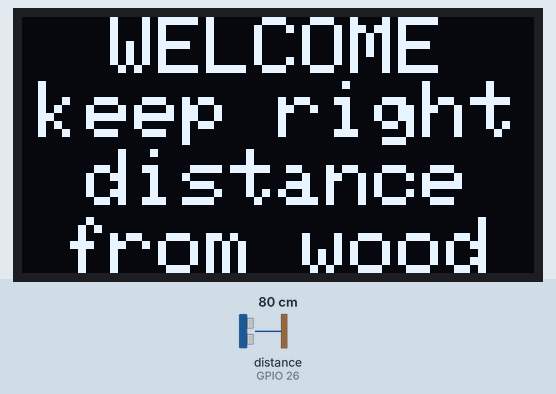
Recording of a sketch running on a simulated ESP32. Parts: 128×64 one-colour display. Wiring (inferred from the names in the program): ultrasonic range finder: trigger GPIO 25; echo GPIO 26. The inputs (shaded band) are chosen by the test bench; at power-on: distance to the obstacle (sensor on GPIO 26) 80 cm. The echo pulse lasts 58.3 µs per cm; what the sketch prints to the serial monitor is not drawn.

Above: at 4.1 s.
At 9.2 s:
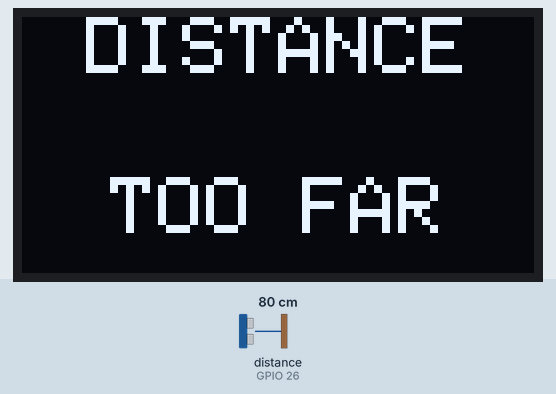
9.3 s: distance to the obstacle (sensor on GPIO 26) set to 16 cm
10.8 s: distance to the obstacle (sensor on GPIO 26) set to 13 cm
At 12.0 s:
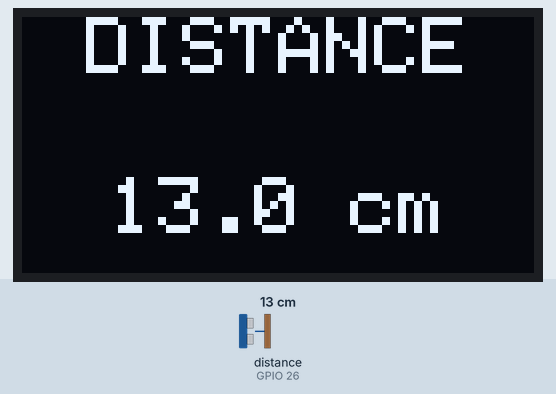
12.3 s: distance to the obstacle (sensor on GPIO 26) set to 2 cm
At 13.2 s:
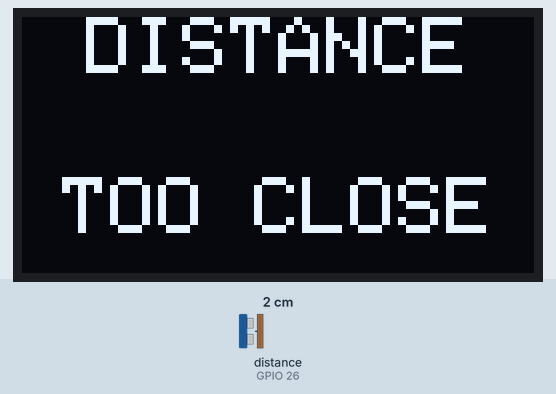
13.8 s: distance to the obstacle (sensor on GPIO 26) set to 8 cm
15.3 s: distance to the obstacle (sensor on GPIO 26) set to 11 cm
At 16.3 s:
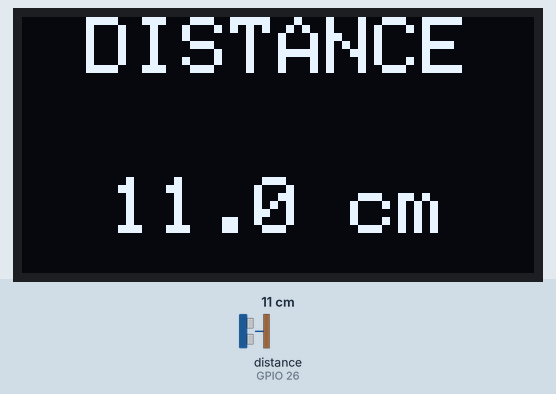
16.8 s: distance to the obstacle (sensor on GPIO 26) set to 18 cm
At 17.7 s:
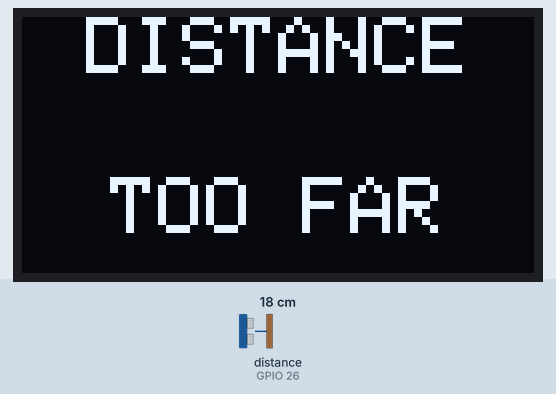
Timing chart, 0 to 19.3 s (numbered marks = the images above; inputs shaded):
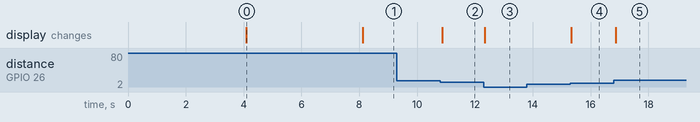

The sketch:

yakisugitorchESP32wifioled.ino
```cpp
#include <WiFi.h>
#include <ArduinoJson.h>
#include <SPI.h>
#include <Adafruit_GFX.h>
#include <Adafruit_SSD1306.h>

// Configuración del Punto de Acceso
const char* ssid = "ESP32_AccessPoint";  // Nombre de la red Wi-Fi del ESP32
const char* password = "12345678";       // Contraseña de la red Wi-Fi del ESP32

// Pines del HC-SR04
#define TRIG_PIN 25
#define ECHO_PIN 26

// Pines SPI para la pantalla OLED
#define OLED_CS     5   // Pin CS conectado al GPIO 5
#define OLED_DC     4  // Pin DC conectado al GPIO 16
#define OLED_RESET  2  // Pin RESET conectado al GPIO 17

Adafruit_SSD1306 display(128, 64, &SPI, OLED_DC, OLED_RESET, OLED_CS);

WiFiServer server(80); // Servidor en el puerto 80

void setup() {
  Serial.begin(115200);

  // Configurar pines del sensor
  pinMode(TRIG_PIN, OUTPUT);
  pinMode(ECHO_PIN, INPUT);

  // Configurar el ESP32 como Punto de Acceso
  Serial.println("Configurando Punto de Acceso...");
  WiFi.softAP(ssid, password);

  // Mostrar la IP del ESP32
  Serial.print("Punto de Acceso iniciado. Dirección IP: ");
  Serial.println(WiFi.softAPIP());

  // Iniciar el servidor
  server.begin();

  // Inicializar la pantalla OLED
  if (!display.begin(SSD1306_SWITCHCAPVCC)) {
    Serial.println(F("Error al inicializar la pantalla OLED"));
    while (true); // Detener ejecución si falla la pantalla
  }

  // Pantalla de inicio
  display.clearDisplay();
  display.setTextSize(2);
  display.setTextColor(WHITE);

  display.setCursor(getCenteredX("WELCOME", 2), 0);
  display.println("WELCOME");

  display.setCursor(getCenteredX("this is a", 2), 16);
  display.println("this is a");
  display.setCursor(getCenteredX("YAKISUGI", 2), 33);
  display.println("YAKISUGI");
  display.setCursor(getCenteredX("torch", 2), 50);
  display.println("torch");

  display.display();
  delay(4000);
  display.clearDisplay();

  // Segunda pantalla
  display.setCursor(getCenteredX("WELCOME", 2), 0);
  display.println("WELCOME");

  display.setCursor(getCenteredX("keep right", 2), 16); // Línea 1
  display.println("keep right");
  display.setCursor(getCenteredX("distance", 2), 33); // Línea 2
  display.println("distance");
  display.setCursor(getCenteredX("from wood", 2), 50); // Línea 3
  display.println("from wood");

  display.display();
  delay(4000); // Mantener la pantalla de inicio por 4 segundos
  display.clearDisplay(); // Limpiar la pantalla
}

void loop() {
  long duration;
  float distance_cm;

  // Leer datos del sensor
  digitalWrite(TRIG_PIN, LOW);
  delayMicroseconds(2);
  digitalWrite(TRIG_PIN, HIGH);
  delayMicroseconds(10);
  digitalWrite(TRIG_PIN, LOW);
  duration = pulseIn(ECHO_PIN, HIGH, 30000);

  if (duration == 0) {
    Serial.println("Error: No se recibió respuesta del HC-SR04");
    return;
  }

  distance_cm = (duration / 2.0) / 29.1;
  Serial.print("Distancia (cm): ");
  Serial.println(distance_cm, 1);

  // Enviar datos por Wi-Fi
  WiFiClient client = server.available(); // Esperar cliente
  if (client) {
    Serial.println("Cliente conectado.");
    String request = client.readStringUntil('\r');
    Serial.println("Petición recibida:");
    Serial.println(request);

    // Crear respuesta JSON
    StaticJsonDocument<200> json;
    json["distance"] = distance_cm;
    json["unit"] = "cm";

    String response;
    serializeJson(json, response);

    // Enviar respuesta al cliente
    client.println("HTTP/1.1 200 OK");
    client.println("Content-Type: application/json");
    client.println("Connection: close");
    client.println();
    client.println(response);

    delay(100);
  }

  // Mostrar datos en pantalla OLED
  display.clearDisplay();

  display.setCursor(getCenteredX("DISTANCE", 2), 0);
  display.setTextSize(2);
  display.setTextColor(WHITE);
  display.println("DISTANCE");

  if (distance_cm > 10 && distance_cm < 15) {
    char distanceStr[8];
    sprintf(distanceStr, "%.1f cm", distance_cm);
    display.setCursor(getCenteredX(distanceStr, 2), 40);
    display.setTextSize(2);
    display.print(distanceStr);
  }

  if (distance_cm < 10) {
    display.setCursor(getCenteredX("TOO CLOSE", 2), 40);
    display.setTextSize(2);
    display.println("TOO CLOSE");
  }

  if (distance_cm > 15) {
    display.setCursor(getCenteredX("TOO FAR", 2), 40);
    display.setTextSize(2);
    display.println("TOO FAR");
  }

  display.display();
  delay(50);
}

// Función para calcular la posición centrada
int getCenteredX(const char *text, int textSize) {
  int textWidth = strlen(text) * 6 * textSize; // Cada carácter tiene un ancho base de 6 píxeles
  return (128 - textWidth) / 2;               // Centrar el texto en una pantalla de 128 píxeles de ancho
}
```

Measured:
- the behaviour switches between 15 and 14 cm on distance to the obstacle (sensor on GPIO 26) (found by bisection; images 1 and 2)
- the behaviour switches between 9 and 10 cm on distance to the obstacle (sensor on GPIO 26) (found by bisection; images 3 and 4)
- after the input at 9.3 s, every drawn part: stays the same
- after the input at 10.8 s, the display: changes after 0.07 s (image 2)
- after the input at 12.3 s, the display: changes at once (image 3)
- after the input at 13.8 s, every drawn part: stays the same
- after the input at 15.3 s, the display: changes at once (image 4)
- after the input at 16.8 s, the display: changes after 0.07 s (image 5)
- what the display in image 0 shows lasts 4.0 s, from 4.1 s to 8.1 s
